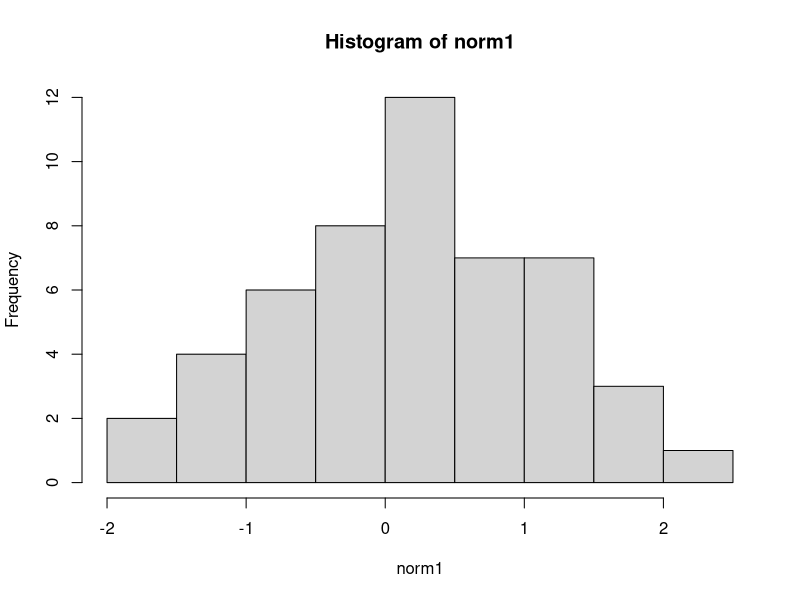

This figure's R source: (Note: this script raises an error after producing the figure.)
nuevo_dir<-"C:/Users/dgbat/OneDrive/Escritorio/Estadística"
setwd(nuevo_dir)

set.seed(16)

norm1=rnorm(50)
hist(
  norm1
)

n_registros=20

archaeological_data <- data.frame(
yacimiento = yacimiento,
tipo_artefactos = tipo_artefactos,
cantidad_artefactos = cantidad_artefactos
)

yacimiento <- sample(c("yac1","yac2","yac3"), n_registros, replace= TRUE)
tipo_artefactos <- sample(c("collar de cuentas","hachas","puntas de lanza"), n_registros, replace= TRUE)
cantidad_artefactos <- sample(1:150, n_registros, replace = TRUE)



